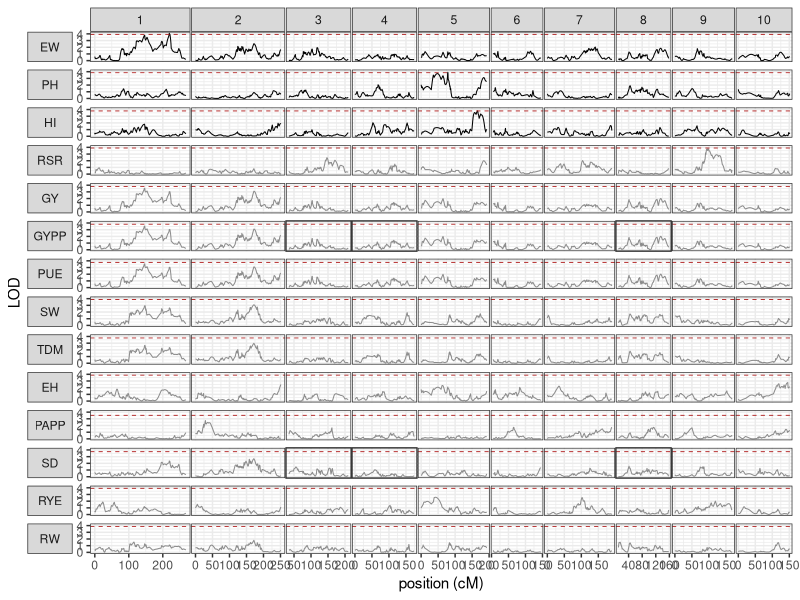

Write R code to recreate this figure.
## ---- chunk 1
#| message: false
#| warning: false
library(data.table)
library(ggplot2)
library(knitr)
res <- fread("data/f2_qtl_scan_summary.tsv")
pr  <- fread("data/f2_qtl_scan_profiles.tsv")
theme_set(theme_bw(base_size = 11))
## ---- chunk 2
#| label: tbl-scans
setorder(res, -lod)
kable(res[, .(trait, model, n, shapiro_p,
              chr = peak_chr, `peak cM` = peak_cM, `peak Mb` = peak_Mb,
              LOD = lod, `thr 5%` = `perm_thr_0.05`, `thr 10%` = `perm_thr_0.10`,
              `sig 5%` = fifelse(sig05, "yes", ""),
              `sig 10%` = fifelse(sig10, "yes", ""))],
      caption = "Peak LOD per trait against its own 1,000-permutation genome-wide threshold. Ranked by LOD.")
## ---- chunk 3
cat(sprintf("traits scanned: %d\n", nrow(res)))
cat(sprintf("clearing their own 5%% genome-wide threshold : %d (%s)\n",
            sum(res$sig05), paste(res[sig05 == TRUE, trait], collapse = ", ")))
cat(sprintf("clearing 10%% but not 5%%                     : %d (%s)\n",
            sum(res$sig10 & !res$sig05),
            paste(res[sig10 == TRUE & sig05 == FALSE, trait], collapse = ", ")))
## ---- chunk 4
#| label: fig-profiles
#| fig-width: 12
#| fig-height: 14
#| fig-cap: "scanone profiles for all traits. Each panel carries its own permutation threshold."
pr[, chrf := factor(chr, levels = 1:10)]
pr <- merge(pr, res[, .(trait, thr = `perm_thr_0.05`, sig05)], by = "trait")
pr[, trait := factor(trait, levels = res$trait)]
ggplot(pr, aes(pos_cM, lod)) +
  geom_line(aes(colour = sig05), linewidth = 0.35) +
  geom_hline(aes(yintercept = thr), linetype = "dashed",
             colour = "firebrick", linewidth = 0.3) +
  facet_grid(trait ~ chrf, scales = "free_x", space = "free_x", switch = "y") +
  scale_colour_manual(values = c(`TRUE` = "black", `FALSE` = "grey55"), guide = "none") +
  labs(x = "position (cM)", y = "LOD") +
  theme(panel.spacing.x = unit(0.04, "lines"),
        strip.text.y.left = element_text(angle = 0), strip.placement = "outside")
## ---- chunk 5
#| label: tbl-hits
hits <- res[sig05 == TRUE][order(-lod)]
kable(hits[, .(trait, chr = peak_chr, `peak Mb` = peak_Mb, LOD = lod,
               `thr 5%` = `perm_thr_0.05`,
               margin = round(lod - `perm_thr_0.05`, 3),
               `CI Mb` = paste0(ci_lo_Mb, "–", ci_hi_Mb),
               `CI width Mb` = round(ci_hi_Mb - ci_lo_Mb, 1))],
      caption = "Traits above their own 5% genome-wide threshold, with 1.5-LOD support intervals in CML530 megabases.")
## ---- chunk 6
#| label: tbl-shared
kable(res[order(peak_chr, peak_cM),
          .(trait, chr = peak_chr, `peak cM` = peak_cM, LOD = lod)][
          `peak cM` %in% res[, .N, by = peak_cM][N > 1, peak_cM]],
      caption = "Traits peaking at identical map positions. These are not independent observations.")
## ---- chunk 7
#| label: tbl-correction
k <- nrow(res)
cat(sprintf("traits scanned: %d\n", k))
cat(sprintf("expected traits clearing a per-trait 5%% threshold by chance: %.1f\n", 0.05 * k))
cat(sprintf("observed: %d\n", sum(res$sig05)))
cat(sprintf("P(at least one false positive) if traits were independent: %.1f%%\n",
            100 * (1 - 0.95^k)))
kable(hits[, .(trait, LOD = lod, `thr 5%` = `perm_thr_0.05`,
               margin = round(lod - `perm_thr_0.05`, 3))],
      caption = "How much room the significant traits actually have.")
